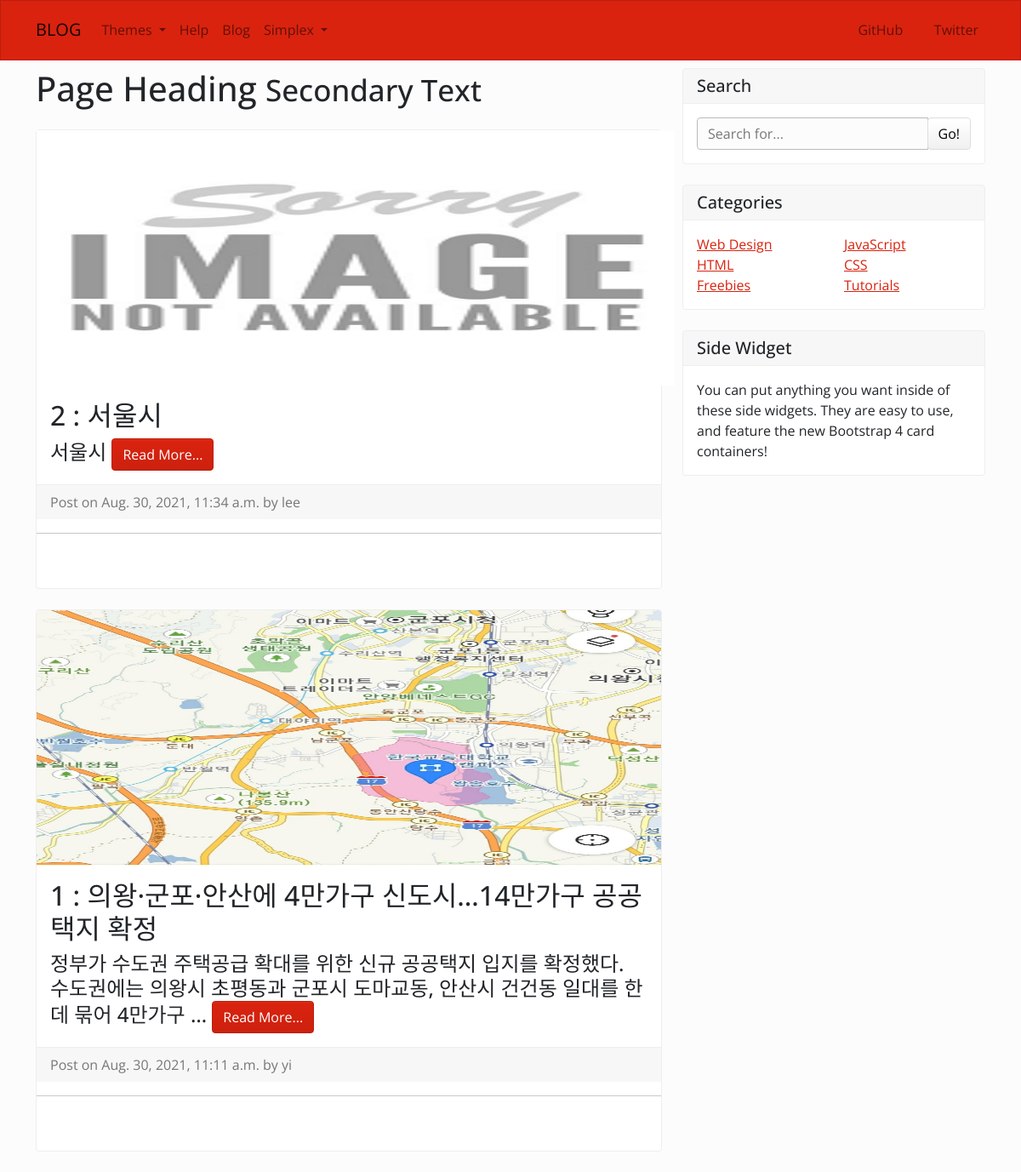
Screenshot of /blog/ with the database file from the repository.
### blog/models.py (models this page shows, shortened)
class Post(models.Model):
    title = models.CharField(max_length=100) #제목
    content = models.TextField() #본문
    head_image = models.ImageField(upload_to='blog/%Y/%m/%d', blank=True) #첨부이미지
    created = models.DateTimeField(blank=True) #글쓴시점
    author = models.ForeignKey(User, models.CASCADE) #글쓴이

### blog/views.py (the view)
# urls.py: path('', views.PostList.as_view()),
class PostList(ListView):
    model = Post
    def get_queryset(self):
        return Post.objects.order_by('-created')

### blog/templates/blog/post_list.html (shortened to what this page needs)
<!DOCTYPE html>
<html lang="en">
<head>
    {% load static %}
    <link rel="stylesheet" href="{% static 'blog/css/bootstrap.css' %}">
    <link rel="stylesheet" href="{% static 'blog/css/custom.min.css' %}">
    <link rel="stylesheet" href="{% static 'blog/css/font-awesome.min.css' %}">
    <link rel="stylesheet" href="{% static 'blog/css/prism-okaidia.css' %}">
    <link href="{% static 'blog/css/blog-home.css' %}" rel="stylesheet">
</head>
<body>
<div class="navbar navbar-expand-lg fixed-top navbar-light bg-primary">
    <div class="container">
        <a href="/blog" class="navbar-brand">BLOG</a>
        <div class="collapse navbar-collapse" id="navbarResponsive">
          <ul class="navbar-nav">
            <li class="nav-item dropdown">
              <a class="nav-link dropdown-toggle" data-bs-toggle="dropdown" href="/blog" id="themes">Themes </a>
            </li>
            <li class="nav-item">
              <a class="nav-link" href="../help/">Help</a>
            </li>
            <li class="nav-item">
              <a class="nav-link" href="/blog">Blog</a>
            </li>
            <li class="nav-item dropdown">
              <a class="nav-link dropdown-toggle" data-bs-toggle="dropdown" href="#" id="download">Simplex </a>
            </li>
          </ul>
          <ul class="navbar-nav ms-md-auto">
            <li class="nav-item">
              <a target="_blank" rel="noopener" class="nav-link" href="https://github.com/thomaspark/bootswatch/"><i class="fa fa-github"></i> GitHub</a>
            </li>
            <li class="nav-item">
              <a target="_blank" rel="noopener" class="nav-link" href="https://twitter.com/bootswatch"><i class="fa fa-twitter"></i> Twitter</a>
            </li>
          </ul>
        </div>
    </div>
</div>
<div class="container">
    <div class="row">
      <div class="col-md-8">
        <h1 class="my-4">Page Heading
          <small>Secondary Text</small>
        </h1>
        {% for post in object_list %}
        <div class="card mb-4">
        {% if post.head_image %}
            <img class="card-img-top" src="{{post.head_image.url}}" height="300">
        {% else %}
            <img src="{% static 'blog/img/noImg.png' %}" width="750" height="300" alt="사진">
        {% endif %}
        <div class="card-body">
            <h2 class="card-title">{{post.pk}} : {{post.title}}</h2>
            <h4 class="card-text">{{post.content | truncatewords:20}}
                <a href="{% url 'detail' post.pk%}" class="btn btn-primary">Read More...</a>
            </h4>
        </div>
        <div class="card-footer text-muted">
            Post on {{post.created}} by {{post.author}}
        </div>
        <hr color="red">
        <br><br>
        </div>
        {% endfor %}
      </div>
      <div class="col-md-4">
        <div class="card my-4">
          <h5 class="card-header">Search</h5>
          <div class="card-body">
            <div class="input-group">
              <input type="text" class="form-control" placeholder="Search for...">
              <span class="input-group-append">
                <button class="btn btn-secondary" type="button">Go!</button>
              </span>
            </div>
          </div>
        </div>
        <div class="card my-4">
          <h5 class="card-header">Categories</h5>
          <div class="card-body">
            <div class="row">
              <div class="col-lg-6">
                <ul class="list-unstyled mb-0">
                  <li>
                    <a href="#">Web Design</a>
                  </li>
                  <li>
                    <a href="#">HTML</a>
                  </li>
                  <li>
                    <a href="#">Freebies</a>
                  </li>
                </ul>
              </div>
              <div class="col-lg-6">
                <ul class="list-unstyled mb-0">
                  <li>
                    <a href="#">JavaScript</a>
                  </li>
                  <li>
                    <a href="#">CSS</a>
                  </li>
                  <li>
                    <a href="#">Tutorials</a>
                  </li>
                </ul>
              </div>
            </div>
          </div>
        </div>
        <div class="card my-4">
          <h5 class="card-header">Side Widget</h5>
          <div class="card-body">
            You can put anything you want inside of these side widgets. They are easy to use, and feature the new Bootstrap 4 card containers!
          </div>
        </div>
      </div>
    </div>
  </div>
</body>
</html>

### blog/static/blog/css/blog-home.css (style rules this page uses)
body { padding-top: 56px; }

### rows the page displays
Post: pk "2", title "서울시", content "서울시", created "Aug. 30, 2021, 11:34 a.m.", author "lee"
Post: head_image (picture), pk "1", title "의왕·군포·안산에 4만가구 신도시…14만가구 공공택지 확정", content "정부가 수도권 주택공급 확대를 위한 신규 공공택지 입지를 확정했다. 수도권에는 의왕시 초평동과 군포시 도마교동, 안산시 건건동 일대를 한데 묶어 4만가구 …", created "Aug. 30, 2021, 11:11 a.m.", author "yi"
